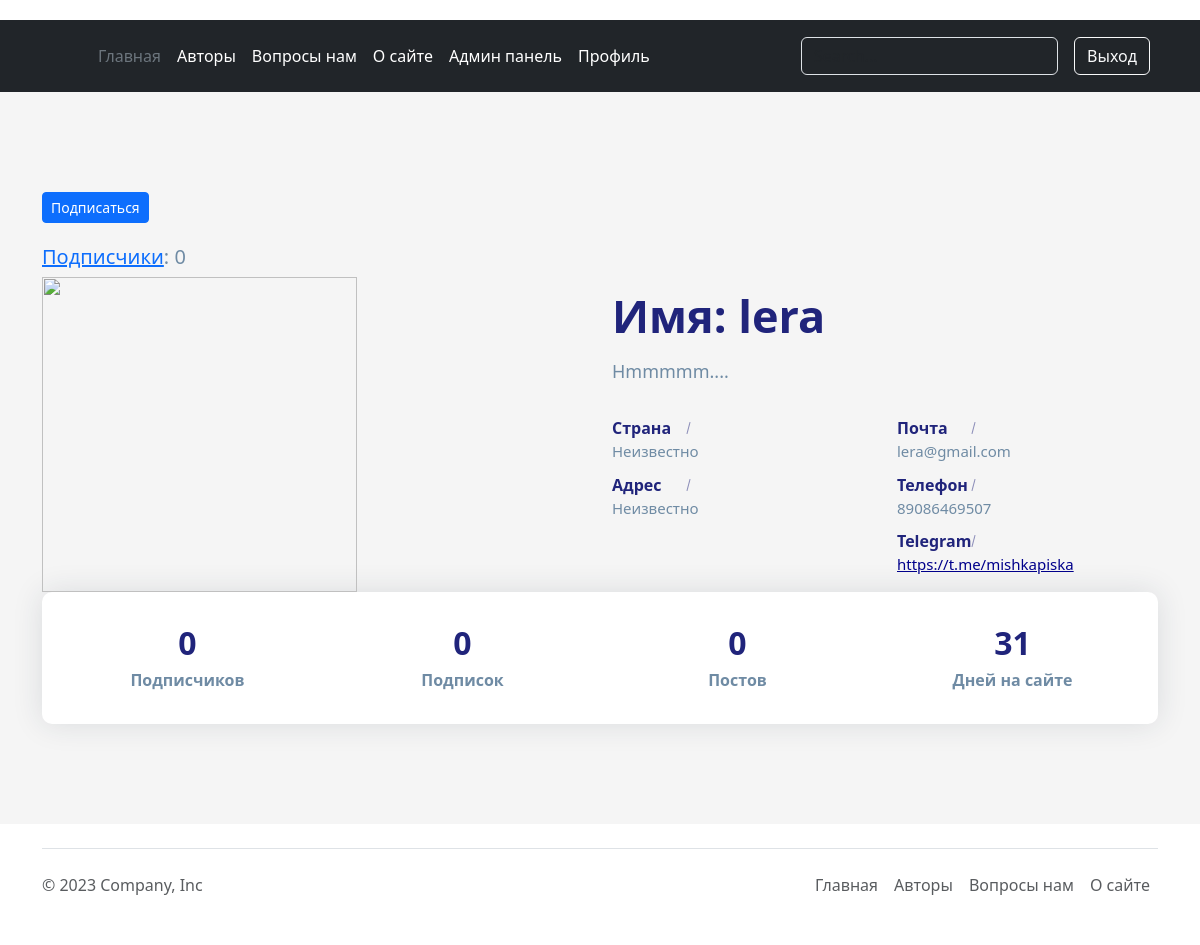
The app's page /authors/7 (signed in), older data.
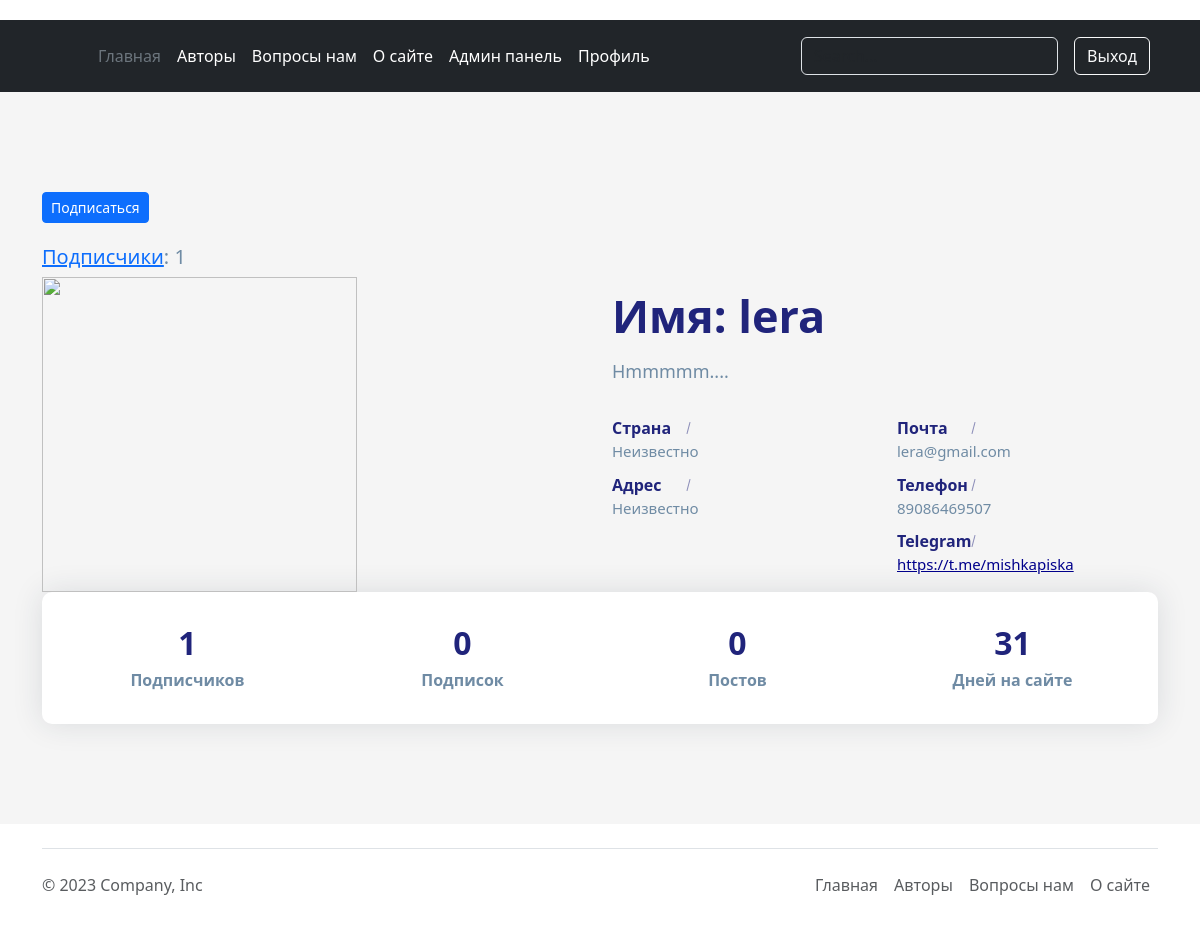
The same page, newer data.
### account/models.py (models this page shows, shortened)
class Author(AbstractBaseUser, PermissionsMixin):
    email = models.EmailField(verbose_name=_('Почтовый адрес'), unique=True)
    user_name = models.CharField(max_length=150, unique=True, verbose_name='Имя пользователя')
    mobile = models.CharField(max_length=20, blank=True, verbose_name='Номер телефона')
    gender = models.ForeignKey(Gender, on_delete=models.SET_NULL, blank=True, null=True,
                               verbose_name='Внешний ключ гендера')
    profile_photo = models.ImageField(upload_to='photos/%Y/%m/%d/', help_text=_('Фото профиля'), blank=True,
                                      verbose_name='Фото профиля')
    profile_information = models.TextField(help_text='Расскажите о себе', blank=True,
                                           verbose_name='Персональная информация')
    country = models.ForeignKey(Country, on_delete=models.SET_NULL, blank=True, null=True, verbose_name='Страна')
    telegram_link = models.URLField(blank=True, verbose_name='Телеграмм аккаунт')
    city = models.CharField(max_length=70, blank=True, null=True, verbose_name='Город')
    following = models.ManyToManyField(
        "self", blank=True, related_name="followers", symmetrical=False, verbose_name='Подписки'
    )
    is_active = models.BooleanField(default=False, help_text='Активен ли аккаунт?', verbose_name='Активен')
    is_staff = models.BooleanField(default=False, help_text='Администратор ли сайта?', verbose_name='Администратора')
    created = models.DateTimeField(auto_now_add=True, verbose_name='Дата регистрации')
    updated = models.DateTimeField(auto_now=True, verbose_name='Дата обновления')
    objects = CustomAccountManager()
    USERNAME_FIELD = 'email'
    REQUIRED_FIELDS = ['user_name']
    class Meta:
        verbose_name = _("Аккаунт")
        verbose_name_plural = _("Аккаунты")
        ordering = ('user_name',)

### authors/views.py (the view, shortened to what this page needs)
# urls.py: path('<int:pk>', views.AuthorDetailView.as_view(), name='author_detail_view'),
class AuthorDetailView(DetailView):
    model = Author
    template_name = 'authors/author_detail_view.html'
    def get(self, request, *args, **kwargs):
        other_user = self.get_object()
        try:
            current_user = Author.objects.get(user_name=request.user.user_name)
            if current_user.id == other_user.id:
                return redirect('account:personal_profile')
        except AttributeError:
            pass
        return super().get(request, *args, **kwargs)
    def get_context_data(self, **kwargs):
        other_user = self.get_object()
        context = super().get_context_data(**kwargs)
        context['following'] = other_user.followers.count()
        context['followers'] = other_user.following.count()
        context['posts_amount'] = Post.objects.filter(author=other_user).count()
        context['days_registered'] = (timezone.now() - other_user.created).days
        return context

### authors/templates/authors/author_detail_view.html (shortened to what the changed rows need)
{% extends 'main/base.html' %}
{% load static %}
{% block content %}
    <link rel="stylesheet" href="{% static 'main/css/personal_profile.css' %}" />
    <section class="section about-section gray-bg" id="about">
            <div class="container">
                <form method="post">
                    {% if user in author.following.all %}
                    <button class="btn btn-sm btn-primary btn-follow" data-slug="{{ profile.slug }}"
                            style="margin-bottom: 2%">
                        Отписаться
                    </button>
                    {% else %}
                    <button class="btn btn-sm btn-primary btn-follow" data-slug="{{ profile.slug }}"
                            style="margin-bottom: 2%">
                    </button>
                    {% endif %}
                </form>
                <h5><a href="{% url 'authors:followers_list_view' author.pk %}">Подписчики</a>: {{ author.following.count }}</h5>
                <div class="row align-items-center flex-row-reverse">
                    <div class="col-lg-6">
                        <div class="about-text go-to">
                            <h3 class="dark-color">Имя: {{ author.user_name }}</h3>
                            <p>{{ author.profile_information }}</p>
                            <div class="row about-list">
                                <div class="col-md-6">
                                </div>
                                <div class="col-md-6">
                                    <div class="media">
                                        <label>Почта</label>
                                        <p>
                                            {% if author.email %}
                                            {{ author.email }}
                                            {% else %}
                                            Неизвестно
                                            {% endif %}
                                        </p>
                                    </div>
                                    <div class="media">
                                        <label>Телефон</label>
                                        <p>
                                            {% if author.mobile %}
                                            {{ author.mobile }}
                                            {% else %}
                                            Неизвестно
                                            {% endif %}
                                        </p>
                                    </div>
                                    <div class="media">
                                        {% if author.telegram_link %}
                                        <a href="{{ author.telegram_link }}" class="media-link"><p>{{ author.telegram_link }}</p></a>
                                        {% else %}
                                        Неизвестно
                                        {% endif %}
                                    </div>
                                </div>
                            </div>
                        </div>
                    </div>
                    <div class="col-lg-6">
                    </div>
                </div>
                <div class="counter">
                    <div class="row">
                        <div class="col-6 col-lg-3">
                            <div class="count-data text-center">
                                <h6 class="count h2" data-to="500" data-speed="500">{{ followers }}</h6>
                                <p class="m-0px font-w-600">Подписчиков</p>
                            </div>
                        </div>
                    </div>
                </div>
            </div>
        </section>
{% endblock %}

Row changes from the older to the newer data that the page shows:
changed Author "lera": following.count "0" → "1"
Text that changed along with them:
{{ followers }}: "0" → "1"
